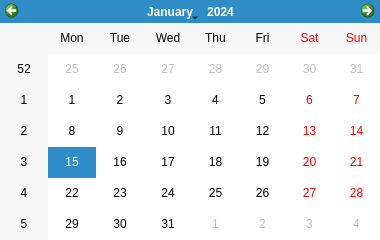
<?xml version="1.0" encoding="UTF-8"?>
<ui version="4.0">
 <class>dialogCalendario</class>
 <widget class="QDialog" name="dialogCalendario">
  <property name="windowModality">
   <enum>Qt::ApplicationModal</enum>
  </property>
  <property name="geometry">
   <rect>
    <x>0</x>
    <y>0</y>
    <width>380</width>
    <height>240</height>
   </rect>
  </property>
  <property name="minimumSize">
   <size>
    <width>380</width>
    <height>240</height>
   </size>
  </property>
  <property name="maximumSize">
   <size>
    <width>380</width>
    <height>240</height>
   </size>
  </property>
  <property name="windowTitle">
   <string>Dialog</string>
  </property>
  <property name="modal">
   <bool>true</bool>
  </property>
  <layout class="QGridLayout" name="gridLayout">
   <property name="leftMargin">
    <number>0</number>
   </property>
   <property name="topMargin">
    <number>0</number>
   </property>
   <property name="rightMargin">
    <number>0</number>
   </property>
   <property name="bottomMargin">
    <number>0</number>
   </property>
   <property name="spacing">
    <number>0</number>
   </property>
   <item row="0" column="0">
    <widget class="QCalendarWidget" name="widgetCalendario">
     <property name="sizePolicy">
      <sizepolicy hsizetype="Expanding" vsizetype="Expanding">
       <horstretch>0</horstretch>
       <verstretch>0</verstretch>
      </sizepolicy>
     </property>
     <property name="minimumSize">
      <size>
       <width>380</width>
       <height>240</height>
      </size>
     </property>
     <property name="maximumSize">
      <size>
       <width>380</width>
       <height>240</height>
      </size>
     </property>
    </widget>
   </item>
  </layout>
 </widget>
 <resources/>
 <connections/>
</ui>
